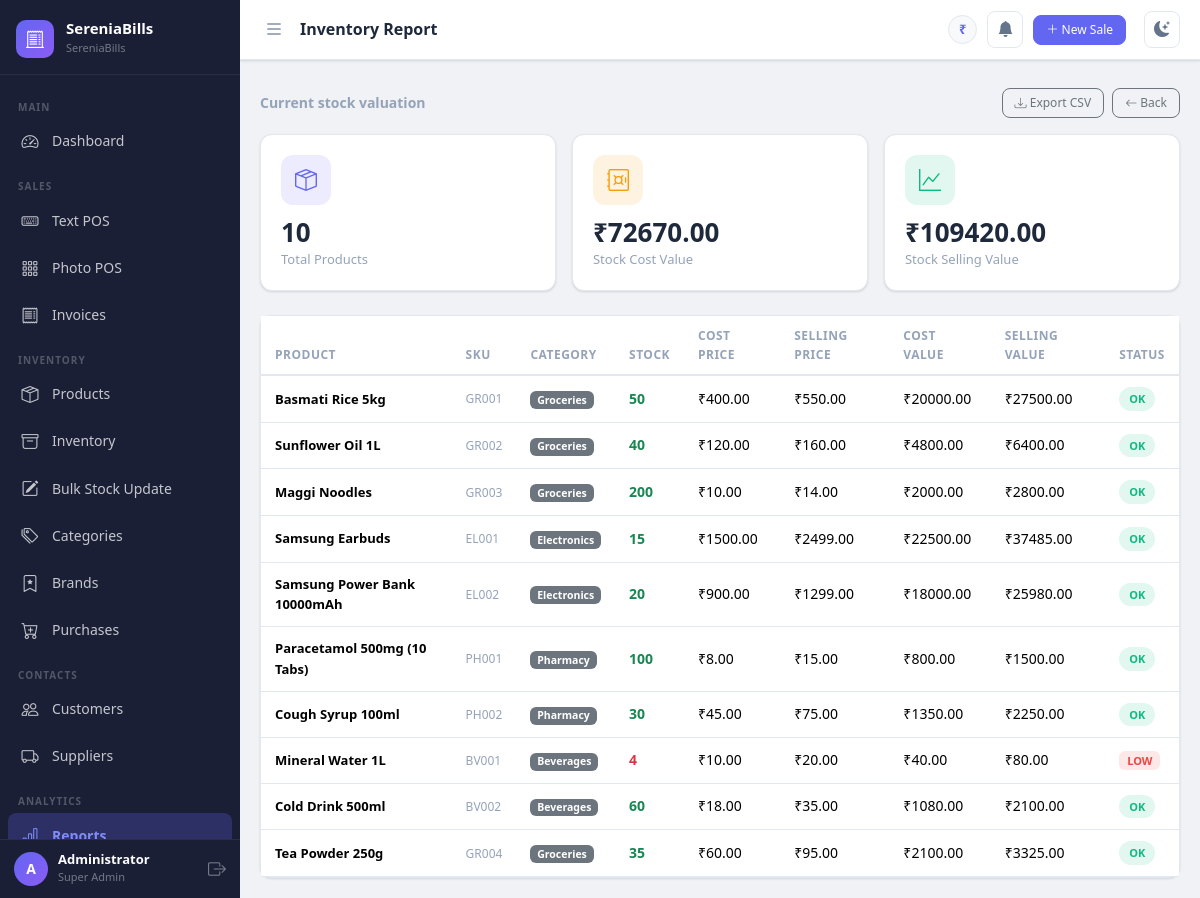
Screenshot of /reports/inventory (signed in) with the database file from the repository.
### app.py (models this page shows, shortened)
class Settings(db.Model):
    __tablename__ = 'settings'
    id = db.Column(db.Integer, primary_key=True)
    company_name = db.Column(db.String(150), default='SereniaBills')
    logo = db.Column(db.String(255))
    gst_number = db.Column(db.String(50))
    address = db.Column(db.String(255))
    phone = db.Column(db.String(20))
    email = db.Column(db.String(120))
    currency_symbol = db.Column(db.String(10), default='₹')
    invoice_prefix = db.Column(db.String(10), default='INV-')
    default_tax_rate = db.Column(db.Float, default=0)
    theme = db.Column(db.String(20), default='light')
    next_invoice_number = db.Column(db.Integer, default=1)

class User(UserMixin, db.Model):
    __tablename__ = 'users'
    id = db.Column(db.Integer, primary_key=True)
    username = db.Column(db.String(80), unique=True, nullable=False)
    email = db.Column(db.String(120), unique=True)
    password_hash = db.Column(db.String(255), nullable=False)
    full_name = db.Column(db.String(120))
    role_id = db.Column(db.Integer, db.ForeignKey('roles.id'), nullable=False)
    active = db.Column(db.Boolean, default=True)
    created_at = db.Column(db.DateTime, default=datetime.utcnow)
    def is_super_admin(self):
        return self.role and self.role.name == 'super_admin'

class Role(db.Model):
    __tablename__ = 'roles'
    id = db.Column(db.Integer, primary_key=True)
    name = db.Column(db.String(50), unique=True, nullable=False)  # super_admin, staff
    description = db.Column(db.String(255))
    users = db.relationship('User', backref='role', lazy=True)

class Product(db.Model):
    __tablename__ = 'products'
    id = db.Column(db.Integer, primary_key=True)
    name = db.Column(db.String(150), nullable=False)
    sku = db.Column(db.String(50), unique=True)
    barcode = db.Column(db.String(50), unique=True)
    category_id = db.Column(db.Integer, db.ForeignKey('categories.id'))
    brand_id = db.Column(db.Integer, db.ForeignKey('brands.id'))
    cost_price = db.Column(db.Float, default=0)
    selling_price = db.Column(db.Float, default=0)
    tax_percent = db.Column(db.Float, default=0)
    stock_quantity = db.Column(db.Integer, default=0)
    low_stock_threshold = db.Column(db.Integer, default=5)
    description = db.Column(db.Text)
    image = db.Column(db.String(255))
    expiry_date = db.Column(db.Date, nullable=True)
    variant_name = db.Column(db.String(100), nullable=True)
    active = db.Column(db.Boolean, default=True)
    created_at = db.Column(db.DateTime, default=datetime.utcnow)
    is_weight_based = db.Column(db.Boolean, default=False)
    price_unit      = db.Column(db.String(20), default='kg')   # kg / g / litre / piece …
    price_per_unit  = db.Column(db.Float, default=0)           # price for 1 unit
    def is_low_stock(self):
        return self.stock_quantity <= self.low_stock_threshold

class Category(db.Model):
    __tablename__ = 'categories'
    id = db.Column(db.Integer, primary_key=True)
    name = db.Column(db.String(100), unique=True, nullable=False)
    description = db.Column(db.String(255))
    products = db.relationship('Product', backref='category', lazy=True)

### app.py (the view)
@app.route('/reports/inventory')
@login_required
def report_inventory():
    products_list = Product.query.filter_by(active=True).all()
    total_value = sum(p.stock_quantity * p.cost_price for p in products_list)
    total_selling_value = sum(p.stock_quantity * p.selling_price for p in products_list)
    return render_template('report_inventory.html', products=products_list,
                            total_value=total_value, total_selling_value=total_selling_value)

### app.py (called while the page is built)
@login_manager.user_loader
def load_user(user_id):
    return User.query.get(int(user_id))

def get_settings():
    settings = Settings.query.first()
    if not settings:
        settings = Settings()
        db.session.add(settings)
        db.session.commit()
    return settings

@app.context_processor
def inject_globals():
    return dict(settings=get_settings(), now=datetime.utcnow())

### templates/report_inventory.html (shortened to what this page needs)
{% extends "base.html" %}
{% block page_title %}Inventory Report{% endblock %}
{% block content %}
<div class="d-flex justify-content-between align-items-center mb-3">
  <div class="fw-bold" style="color:var(--text-muted)">Current stock valuation</div>
  <div class="d-flex gap-2">
    <a href="{{ url_for('export_report_csv', report_type='inventory') }}" class="btn btn-sm btn-outline-secondary"><i class="bi bi-download"></i> Export CSV</a>
    <a href="{{ url_for('reports') }}" class="btn btn-sm btn-outline-secondary"><i class="bi bi-arrow-left"></i> Back</a>
  </div>
</div>
<div class="row g-3 mb-4">
  <div class="col-sm-4"><div class="stat-card"><div class="stat-card-icon indigo"><i class="bi bi-box-seam"></i></div><div class="stat-card-value">{{ products|length }}</div><div class="stat-card-label">Total Products</div></div></div>
  <div class="col-sm-4"><div class="stat-card"><div class="stat-card-icon amber"><i class="bi bi-safe"></i></div><div class="stat-card-value">{{ settings.currency_symbol }}{{ "%.2f"|format(total_value) }}</div><div class="stat-card-label">Stock Cost Value</div></div></div>
  <div class="col-sm-4"><div class="stat-card"><div class="stat-card-icon green"><i class="bi bi-graph-up"></i></div><div class="stat-card-value">{{ settings.currency_symbol }}{{ "%.2f"|format(total_selling_value) }}</div><div class="stat-card-label">Stock Selling Value</div></div></div>
</div>
<div class="card"><div class="card-body p-0"><div class="table-responsive">
  <table class="table mb-0">
    <thead><tr><th>Product</th><th>SKU</th><th>Category</th><th>Stock</th><th>Cost Price</th><th>Selling Price</th><th>Cost Value</th><th>Selling Value</th><th>Status</th></tr></thead>
    <tbody>
      {% for p in products %}
      <tr>
        <td class="fw-bold" style="font-size:13px">{{ p.name }}</td>
        <td style="color:var(--text-muted);font-size:12px">{{ p.sku or '—' }}</td>
        <td><span class="badge bg-secondary">{{ p.category.name if p.category else '—' }}</span></td>
        <td><span class="fw-bold {% if p.is_low_stock() %}text-danger{% else %}text-success{% endif %}">{{ p.stock_quantity }}</span></td>
        <td>{{ settings.currency_symbol }}{{ "%.2f"|format(p.cost_price) }}</td>
        <td>{{ settings.currency_symbol }}{{ "%.2f"|format(p.selling_price) }}</td>
        <td>{{ settings.currency_symbol }}{{ "%.2f"|format(p.stock_quantity * p.cost_price) }}</td>
        <td>{{ settings.currency_symbol }}{{ "%.2f"|format(p.stock_quantity * p.selling_price) }}</td>
        <td>{% if p.is_low_stock() %}<span class="low-stock-badge">LOW</span>{% else %}<span class="status-badge status-completed">OK</span>{% endif %}</td>
      </tr>
      {% else %}
      <tr><td colspan="9" class="text-center text-muted py-4">No products found.</td></tr>
      {% endfor %}
    </tbody>
  </table>
</div></div></div>
{% endblock %}

### templates/base.html (shortened to what this page needs)
<!DOCTYPE html>
<html lang="en" data-theme="{{ settings.theme }}">
<head>
    <link rel="stylesheet" href="https://cdn.jsdelivr.net/npm/bootstrap@5.3.2/dist/css/bootstrap.min.css">
    <link rel="stylesheet" href="https://cdn.jsdelivr.net/npm/bootstrap-icons@1.11.3/font/bootstrap-icons.css">
    <link rel="stylesheet" href="{{ url_for('static', filename='css/main.css') }}">
</head>
<body>
<div class="sb-wrapper">
  <nav id="sidebar" class="sb-sidebar">
    <div class="sb-brand">
      {% if settings.logo %}
        <img src="{{ url_for('static', filename='uploads/' + settings.logo) }}" class="sb-logo-img" alt="Logo">
      {% else %}
        <div class="sb-logo-icon"><i class="bi bi-receipt-cutoff"></i></div>
      {% endif %}
      <div class="sb-brand-text">
        <span class="sb-brand-name">SereniaBills</span>
        <span class="sb-brand-tagline">{{ settings.company_name }}</span>
      </div>
    </div>
    <div class="sb-nav">
      <div class="sb-section-label">Main</div>
      <a href="{{ url_for('dashboard') }}" class="sb-link {% if request.endpoint == 'dashboard' %}active{% endif %}">
        <i class="bi bi-speedometer2"></i><span>Dashboard</span>
      </a>
      <div class="sb-section-label">Sales</div>
      <a href="{{ url_for('pos_text') }}" class="sb-link {% if request.endpoint == 'pos_text' %}active{% endif %}">
        <i class="bi bi-keyboard"></i><span>Text POS</span>
      </a>
      <a href="{{ url_for('pos_photo') }}" class="sb-link {% if request.endpoint == 'pos_photo' %}active{% endif %}">
        <i class="bi bi-grid-3x3-gap"></i><span>Photo POS</span>
      </a>
      <a href="{{ url_for('invoices') }}" class="sb-link {% if request.endpoint == 'invoices' %}active{% endif %}">
        <i class="bi bi-receipt"></i><span>Invoices</span>
      </a>
      <div class="sb-section-label">Inventory</div>
      <a href="{{ url_for('products') }}" class="sb-link {% if request.endpoint in ['products','add_product','edit_product'] %}active{% endif %}">
        <i class="bi bi-box-seam"></i><span>Products</span>
      </a>
      <a href="{{ url_for('inventory') }}" class="sb-link {% if request.endpoint == 'inventory' %}active{% endif %}">
        <i class="bi bi-archive"></i><span>Inventory</span>
      </a>
      <a href="{{ url_for('bulk_stock_update') }}" class="sb-link {% if request.endpoint == 'bulk_stock_update' %}active{% endif %}">
        <i class="bi bi-pencil-square"></i><span>Bulk Stock Update</span>
      </a>
      <a href="{{ url_for('categories') }}" class="sb-link {% if request.endpoint == 'categories' %}active{% endif %}">
        <i class="bi bi-tags"></i><span>Categories</span>
      </a>
      <a href="{{ url_for('brands') }}" class="sb-link {% if request.endpoint == 'brands' %}active{% endif %}">
        <i class="bi bi-bookmark-star"></i><span>Brands</span>
      </a>
      <a href="{{ url_for('purchases') }}" class="sb-link {% if request.endpoint in ['purchases','add_purchase'] %}active{% endif %}">
        <i class="bi bi-cart-plus"></i><span>Purchases</span>
      </a>
      <div class="sb-section-label">Contacts</div>
      <a href="{{ url_for('customers') }}" class="sb-link {% if 'customer' in request.endpoint %}active{% endif %}">
        <i class="bi bi-people"></i><span>Customers</span>
      </a>
      <a href="{{ url_for('suppliers') }}" class="sb-link {% if 'supplier' in request.endpoint %}active{% endif %}">
        <i class="bi bi-truck"></i><span>Suppliers</span>
      </a>
      <div class="sb-section-label">Analytics</div>
      <a href="{{ url_for('reports') }}" class="sb-link {% if 'report' in request.endpoint and 'daily' not in request.endpoint %}active{% endif %}">
        <i class="bi bi-bar-chart-line"></i><span>Reports</span>
      </a>
    </div>
    <div class="sb-footer">
      <div class="sb-user-info">
        <div class="sb-user-avatar">{{ current_user.username[0].upper() }}</div>
        <div>
          <div class="sb-user-name">{{ current_user.full_name or current_user.username }}</div>
          <div class="sb-user-role">{{ current_user.role.name.replace('_',' ').title() }}</div>
        </div>
      </div>
      <a href="{{ url_for('logout') }}" class="sb-logout" title="Logout"><i class="bi bi-box-arrow-right"></i></a>
    </div>
  </nav>
  <div class="sb-content" id="sbContent">
    <div class="sb-topbar">
      <button class="sb-toggle-btn" id="sidebarToggle" onclick="toggleSidebar()">
        <i class="bi bi-list"></i>
      </button>
      <div class="sb-topbar-title">{% block page_title %}{% endblock %}</div>
      <div class="sb-topbar-right">
        <span class="sb-currency-badge">{{ settings.currency_symbol }}</span>
        <div class="position-relative" id="alertBellWrap" style="cursor:pointer" onclick="toggleAlertDropdown()">
          <button class="sb-theme-btn" title="Stock Alerts">
            <i class="bi bi-bell-fill" id="bellIcon"></i>
          </button>
        </div>
        <a href="{{ url_for('pos_text') }}" class="btn btn-sm btn-primary me-2">
          <i class="bi bi-plus-lg"></i> New Sale
        </a>
        <button class="sb-theme-btn" onclick="toggleTheme()" title="Toggle Dark/Light">
          <i class="bi bi-moon-stars-fill" id="themeIcon"></i>
        </button>
      </div>
    </div>
    <div class="px-3 pt-2">
    </div>
    <div class="sb-main-content">
      {% block content %}{% endblock %}
    </div>
  </div>
</div>
</body>
</html>

### rows the page displays
Settings: company_name "SereniaBills", currency_symbol "₹"
User: username "A", full_name "Administrator"
Role: role.name.replace "Super Admin"
Product: name "Basmati Rice 5kg", sku "GR001", category "Groceries", stock_quantity "50", cost_price "400.00", selling_price "550.00", p.stock_quantity*p.cost_price "20000.00", p.stock_quantity*p.selling_price "27500.00", low_stock_threshold "OK"
Product: name "Sunflower Oil 1L", sku "GR002", category "Groceries", stock_quantity "40", cost_price "120.00", selling_price "160.00", p.stock_quantity*p.cost_price "4800.00", p.stock_quantity*p.selling_price "6400.00", low_stock_threshold "OK"
Product: name "Maggi Noodles", sku "GR003", category "Groceries", stock_quantity "200", cost_price "10.00", selling_price "14.00", p.stock_quantity*p.cost_price "2000.00", p.stock_quantity*p.selling_price "2800.00", low_stock_threshold "OK"
Product: name "Samsung Earbuds", sku "EL001", category "Electronics", stock_quantity "15", cost_price "1500.00", selling_price "2499.00", p.stock_quantity*p.cost_price "22500.00", p.stock_quantity*p.selling_price "37485.00", low_stock_threshold "OK"
Product: name "Samsung Power Bank 10000mAh", sku "EL002", category "Electronics", stock_quantity "20", cost_price "900.00", selling_price "1299.00", p.stock_quantity*p.cost_price "18000.00", p.stock_quantity*p.selling_price "25980.00", low_stock_threshold "OK"
Product: name "Paracetamol 500mg (10 Tabs)", sku "PH001", category "Pharmacy", stock_quantity "100", cost_price "8.00", selling_price "15.00", p.stock_quantity*p.cost_price "800.00", p.stock_quantity*p.selling_price "1500.00", low_stock_threshold "OK"
Product: name "Cough Syrup 100ml", sku "PH002", category "Pharmacy", stock_quantity "30", cost_price "45.00", selling_price "75.00", p.stock_quantity*p.cost_price "1350.00", p.stock_quantity*p.selling_price "2250.00", low_stock_threshold "OK"
Product: name "Mineral Water 1L", sku "BV001", category "Beverages", stock_quantity "4", cost_price "10.00", selling_price "20.00", p.stock_quantity*p.cost_price "40.00", p.stock_quantity*p.selling_price "80.00", low_stock_threshold "LOW"
Product: name "Cold Drink 500ml", sku "BV002", category "Beverages", stock_quantity "60", cost_price "18.00", selling_price "35.00", p.stock_quantity*p.cost_price "1080.00", p.stock_quantity*p.selling_price "2100.00", low_stock_threshold "OK"
Product: name "Tea Powder 250g", sku "GR004", category "Groceries", stock_quantity "35", cost_price "60.00", selling_price "95.00", p.stock_quantity*p.cost_price "2100.00", p.stock_quantity*p.selling_price "3325.00", low_stock_threshold "OK"

### other values shown
{{ products|length }} "10"
{{ "%.2f"|format(total_value) }} "72670.00"
{{ "%.2f"|format(total_selling_value) }} "109420.00"
